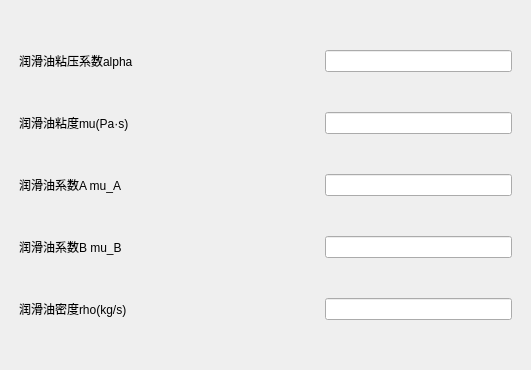
<?xml version="1.0" encoding="UTF-8"?>
<ui version="4.0">
 <class>Input_Third_1_dialog_UI</class>
 <widget class="QWidget" name="Input_Third_1_dialog_UI">
  <property name="geometry">
   <rect>
    <x>0</x>
    <y>0</y>
    <width>531</width>
    <height>370</height>
   </rect>
  </property>
  <property name="windowTitle">
   <string>Form</string>
  </property>
  <widget class="CardWidget" name="CardWidget_202">
   <property name="geometry">
    <rect>
     <x>10</x>
     <y>10</y>
     <width>511</width>
     <height>351</height>
    </rect>
   </property>
   <property name="minimumSize">
    <size>
     <width>0</width>
     <height>0</height>
    </size>
   </property>
   <layout class="QGridLayout" name="gridLayout_149">
    <item row="0" column="0">
     <widget class="SubtitleLabel" name="SubtitleLabel_1000">
      <property name="minimumSize">
       <size>
        <width>300</width>
        <height>28</height>
       </size>
      </property>
      <property name="maximumSize">
       <size>
        <width>451</width>
        <height>28</height>
       </size>
      </property>
      <property name="text">
       <string>润滑油粘压系数alpha</string>
      </property>
     </widget>
    </item>
    <item row="3" column="0">
     <widget class="SubtitleLabel" name="SubtitleLabel_998">
      <property name="minimumSize">
       <size>
        <width>300</width>
        <height>28</height>
       </size>
      </property>
      <property name="maximumSize">
       <size>
        <width>451</width>
        <height>28</height>
       </size>
      </property>
      <property name="text">
       <string>润滑油系数B mu_B</string>
      </property>
     </widget>
    </item>
    <item row="1" column="0">
     <widget class="SubtitleLabel" name="SubtitleLabel_1003">
      <property name="minimumSize">
       <size>
        <width>300</width>
        <height>28</height>
       </size>
      </property>
      <property name="maximumSize">
       <size>
        <width>451</width>
        <height>28</height>
       </size>
      </property>
      <property name="text">
       <string>润滑油粘度mu(Pa·s)</string>
      </property>
     </widget>
    </item>
    <item row="2" column="0">
     <widget class="SubtitleLabel" name="SubtitleLabel_1002">
      <property name="minimumSize">
       <size>
        <width>300</width>
        <height>28</height>
       </size>
      </property>
      <property name="maximumSize">
       <size>
        <width>451</width>
        <height>28</height>
       </size>
      </property>
      <property name="text">
       <string>润滑油系数A mu_A</string>
      </property>
     </widget>
    </item>
    <item row="4" column="0">
     <widget class="SubtitleLabel" name="SubtitleLabel_999">
      <property name="minimumSize">
       <size>
        <width>300</width>
        <height>28</height>
       </size>
      </property>
      <property name="maximumSize">
       <size>
        <width>451</width>
        <height>28</height>
       </size>
      </property>
      <property name="text">
       <string>润滑油密度rho(kg/s)</string>
      </property>
     </widget>
    </item>
    <item row="0" column="1">
     <widget class="LineEdit" name="LineEdit"/>
    </item>
    <item row="1" column="1">
     <widget class="LineEdit" name="LineEdit_2"/>
    </item>
    <item row="2" column="1">
     <widget class="LineEdit" name="LineEdit_3"/>
    </item>
    <item row="3" column="1">
     <widget class="LineEdit" name="LineEdit_4"/>
    </item>
    <item row="4" column="1">
     <widget class="LineEdit" name="LineEdit_5"/>
    </item>
   </layout>
  </widget>
 </widget>
 <customwidgets>
  <customwidget>
   <class>CardWidget</class>
   <extends>QFrame</extends>
   <header>qfluentwidgets</header>
   <container>1</container>
  </customwidget>
  <customwidget>
   <class>SubtitleLabel</class>
   <extends>QLabel</extends>
   <header>qfluentwidgets</header>
  </customwidget>
  <customwidget>
   <class>LineEdit</class>
   <extends>QLineEdit</extends>
   <header>qfluentwidgets</header>
  </customwidget>
 </customwidgets>
 <resources/>
 <connections/>
</ui>
